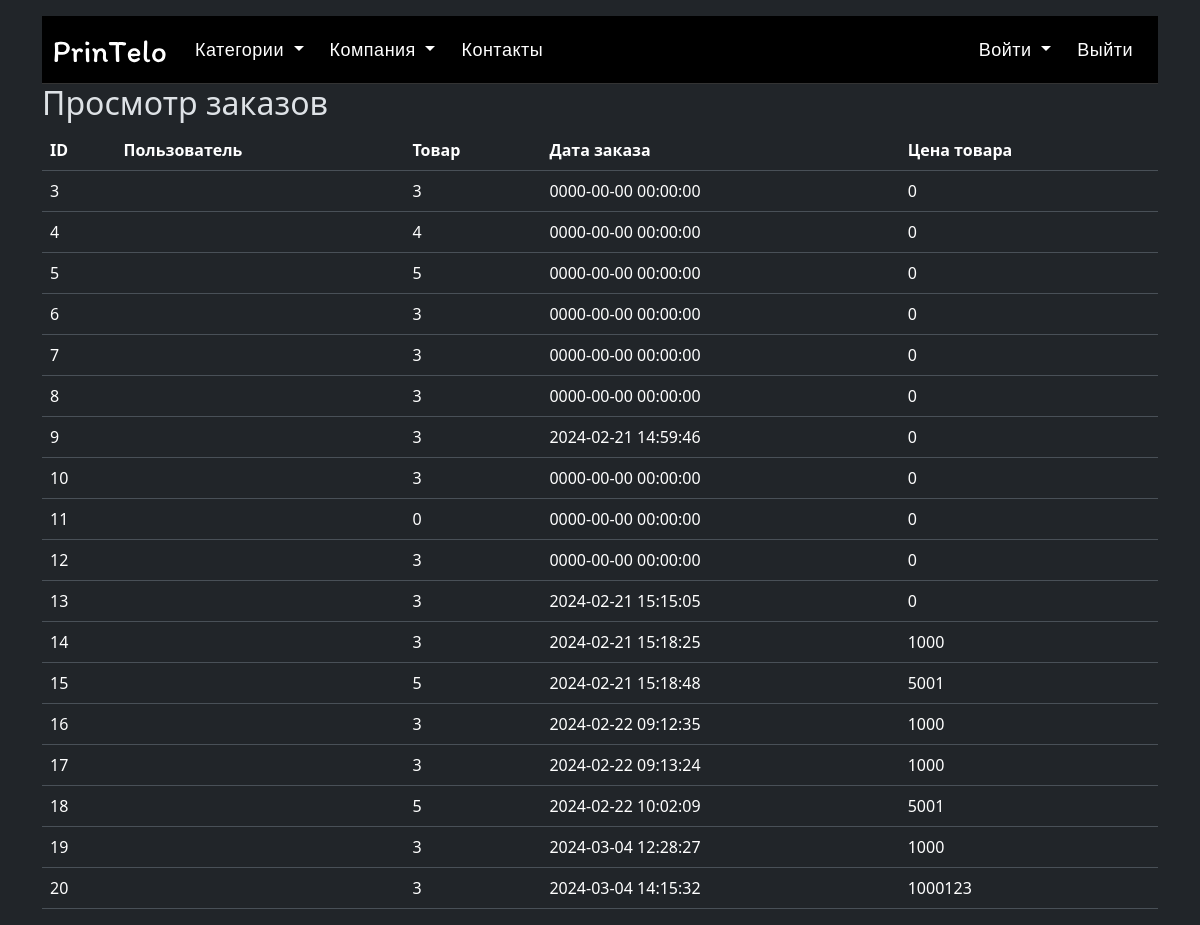
Page /korneuev/tablorders.php on the earlier database version.
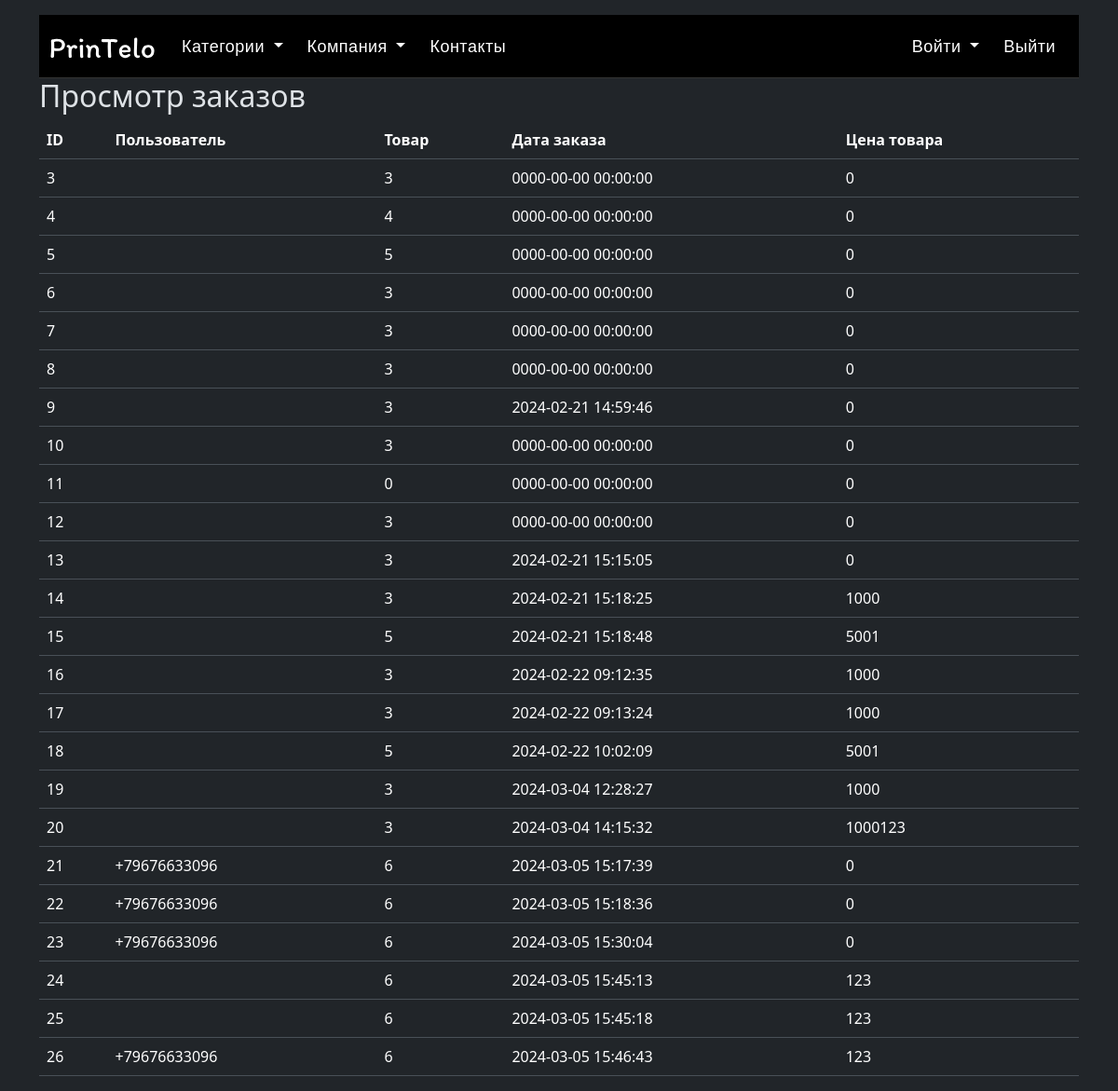
Same page on the later database version.
### tables this page shows
CREATE TABLE `orders` (
  `id` int(11) NOT NULL,
  `product_id` int(11) NOT NULL,
  `order_date` datetime NOT NULL,
  `product_price` int(11) NOT NULL,
  `telephone` text NOT NULL
);

### korneuev/tablorders.php (the view)
<?php include "header.php"; ?>
<?php
$servername = "localhost";
$username = "zoxan";
$password = "123";
$dbname = "textovarorg";
try {
    $db = new PDO("mysql:host=$servername;dbname=$dbname", $username, $password);
    $db->setAttribute(PDO::ATTR_ERRMODE, PDO::ERRMODE_EXCEPTION);
} catch(PDOException $e) {
    echo "Ошибка подключения: " . $e->getMessage();
    exit;
}
$stmt = $db->query("SELECT * FROM orders");
$orders = $stmt->fetchAll();
?>
<div class="container">
    <h2>Просмотр заказов</h2>
    <table class="table">
        <thead>
        <tr>
            <th>ID</th>
            <th>Пользователь</th>
            <th>Товар</th>
            <th>Дата заказа</th>
            <th>Цена товара</th>
        </tr>
        </thead>
        <tbody>
        <?php foreach ($orders as $order): ?>
            <tr>
                <td><?php echo $order['id']; ?></td>
                <td><?php echo $order['telephone']; ?></td>
                <td><?php echo $order['product_id']; ?></td>
                <td><?php echo $order['order_date']; ?></td>
                <td><?php echo $order['product_price']; ?></td>
            </tr>
        <?php endforeach; ?>
        </tbody>
    </table>
</div>

Differences in the rows shown:
added orders: id "21", telephone "+79676633096", product "6", order_date "2024-03-05 15:17:39", product_price "0"
added orders: id "22", telephone "+79676633096", product "6", order_date "2024-03-05 15:18:36", product_price "0"
added orders: id "23", telephone "+79676633096", product "6", order_date "2024-03-05 15:30:04", product_price "0"
added orders: id "24", product "6", order_date "2024-03-05 15:45:13", product_price "123"
added orders: id "25", product "6", order_date "2024-03-05 15:45:18", product_price "123"
added orders: id "26", telephone "+79676633096", product "6", order_date "2024-03-05 15:46:43", product_price "123"
